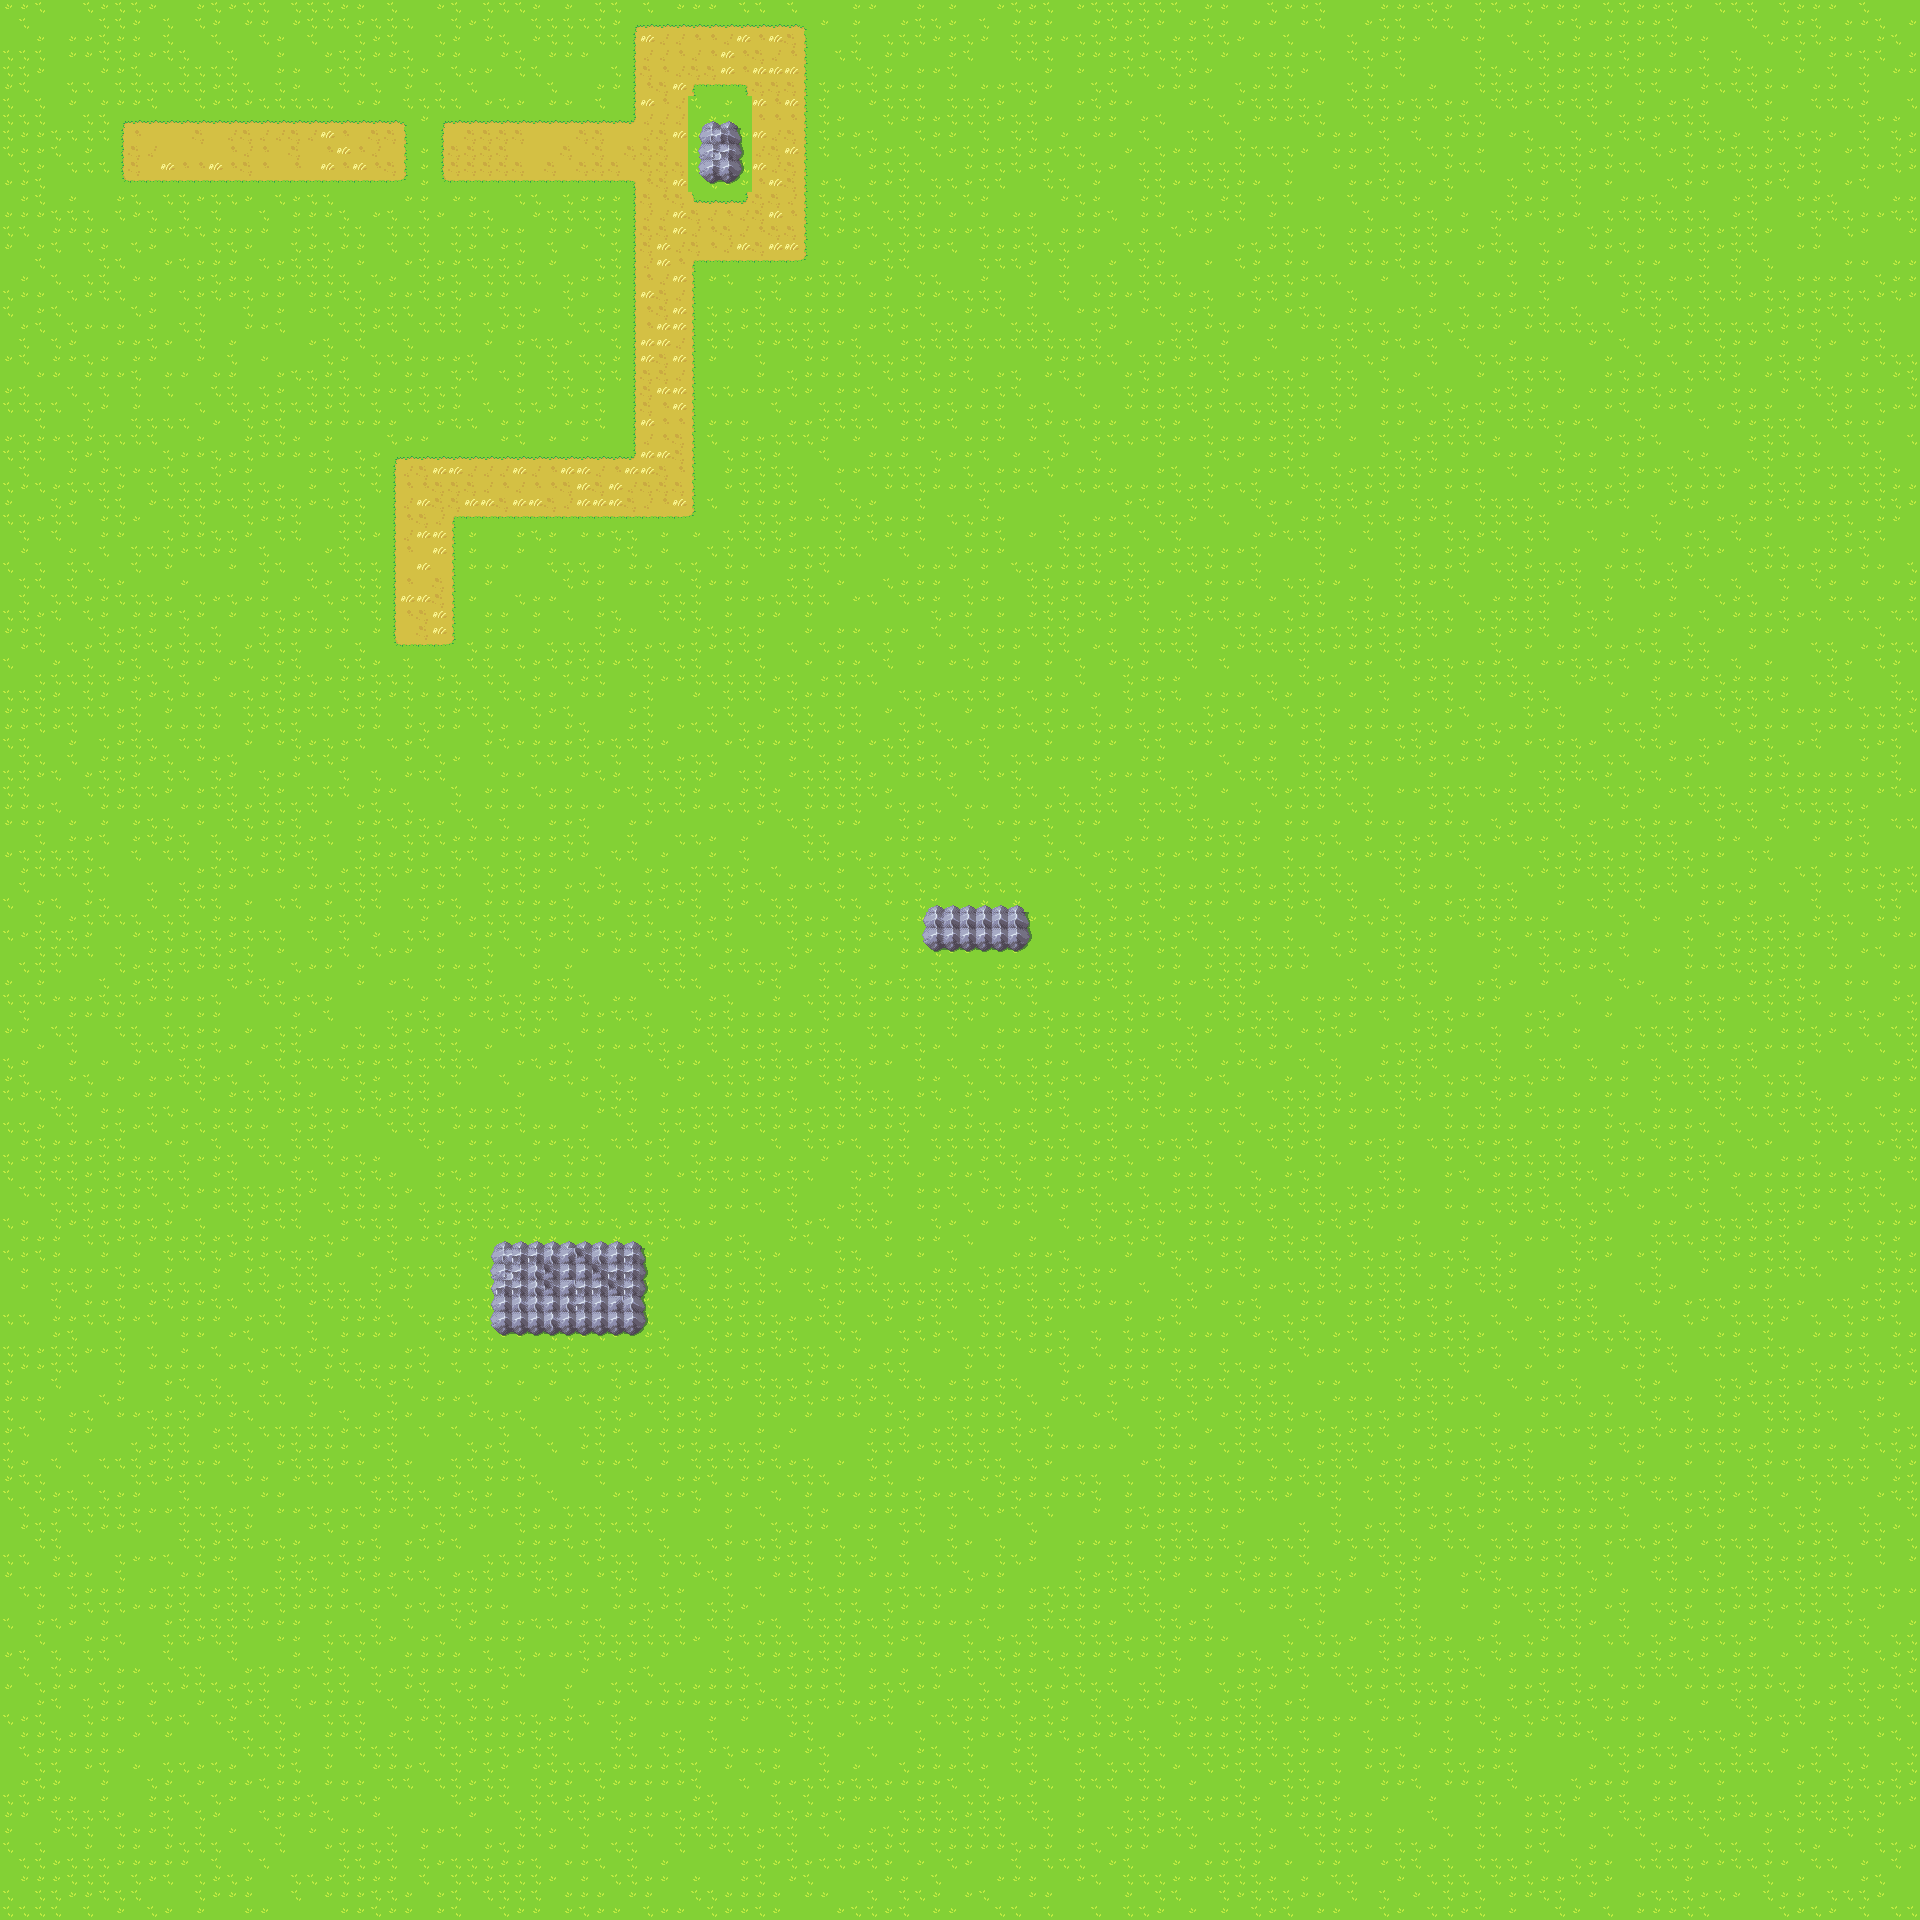

The image is a tile-based game level rendered from a .tmx file. Its description and source (layers, tilesets, objects; grid data summarised) follow:
An orthogonal 120x120 tile map with 16x16 px tiles, 2 tile layers (bottom, top).

<map version="1.2" tiledversion="1.2.5" orientation="orthogonal" renderorder="left-down" width="120" height="120" tilewidth="16" tileheight="16" infinite="0" nextlayerid="3" nextobjectid="1">
 <tileset firstgid="1" name="overworld" tilewidth="16" tileheight="16" tilecount="189" columns="21">
  <image source="assets/overworld.png" width="336" height="144" />
  <tile id="31">
   <properties>
    <property name="collision" type="bool" value="true" />
   </properties>
  </tile>
  <tile id="32">
   <properties>
    <property name="collision" type="bool" value="true" />
   </properties>
  </tile>
  <tile id="33">
   <properties>
    <property name="collision" type="bool" value="true" />
   </properties>
  </tile>
  <tile id="52">
   <properties>
    <property name="collision" type="bool" value="true" />
   </properties>
  </tile>
  <tile id="53">
   <properties>
    <property name="collision" type="bool" value="true" />
   </properties>
  </tile>
  <tile id="54">
   <properties>
    <property name="collision" type="bool" value="true" />
   </properties>
  </tile>
  <tile id="55">
   <properties>
    <property name="collision" type="bool" value="true" />
   </properties>
  </tile>
  <tile id="73">
   <properties>
    <property name="collision" type="bool" value="true" />
   </properties>
  </tile>
  <tile id="74">
   <properties>
    <property name="collision" type="bool" value="true" />
   </properties>
  </tile>
  <tile id="75">
   <properties>
    <property name="collision" type="bool" value="true" />
   </properties>
  </tile>
  <tile id="76">
   <properties>
    <property name="collision" type="bool" value="true" />
   </properties>
  </tile>
  <tile id="94">
   <properties>
    <property name="collision" type="bool" value="true" />
   </properties>
  </tile>
  <tile id="95">
   <properties>
    <property name="collision" type="bool" value="true" />
   </properties>
  </tile>
  <tile id="96">
   <properties>
    <property name="collision" type="bool" value="true" />
   </properties>
  </tile>
  <tile id="97">
   <properties>
    <property name="collision" type="bool" value="true" />
   </properties>
  </tile>
  <tile id="115">
   <properties>
    <property name="collision" type="bool" value="true" />
   </properties>
  </tile>
  <tile id="116">
   <properties>
    <property name="collision" type="bool" value="true" />
   </properties>
  </tile>
  <tile id="117">
   <properties>
    <property name="collision" type="bool" value="true" />
   </properties>
  </tile>
  <tile id="118">
   <properties>
    <property name="collision" type="bool" value="true" />
   </properties>
  </tile>
  <tile id="136">
   <properties>
    <property name="collision" type="bool" value="true" />
   </properties>
  </tile>
  <tile id="137">
   <properties>
    <property name="collision" type="bool" value="true" />
   </properties>
  </tile>
  <tile id="138">
   <properties>
    <property name="collision" type="bool" value="true" />
   </properties>
  </tile>
  <tile id="139">
   <properties>
    <property name="collision" type="bool" value="true" />
   </properties>
  </tile>
  <tile id="157">
   <properties>
    <property name="collision" type="bool" value="true" />
   </properties>
  </tile>
  <tile id="158">
   <properties>
    <property name="collision" type="bool" value="true" />
   </properties>
  </tile>
  <tile id="159">
   <properties>
    <property name="collision" type="bool" value="true" />
   </properties>
  </tile>
  <tile id="160">
   <properties>
    <property name="collision" type="bool" value="true" />
   </properties>
  </tile>
  <tile id="178">
   <properties>
    <property name="collision" type="bool" value="true" />
   </properties>
  </tile>
  <tile id="179">
   <properties>
    <property name="collision" type="bool" value="true" />
   </properties>
  </tile>
  <tile id="180">
   <properties>
    <property name="collision" type="bool" value="true" />
   </properties>
  </tile>
  <tile id="181">
   <properties>
    <property name="collision" type="bool" value="true" />
   </properties>
  </tile>
 </tileset>
 <layer id="1" name="bottom" width="120" height="120">
  <data>[14400 cells, 14400 non-empty, 20 distinct tile ids]</data>
 </layer>
 <layer id="2" name="top" width="120" height="120">
  <data>[14400 cells, 164 non-empty, 33 distinct tile ids]</data>
 </layer>
</map>
